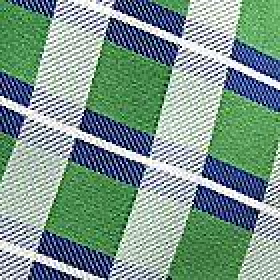
#> input picture test.JPG, 140 x 140 px (shown 2 times larger)
$ python process2.py ../test.JPG   (older library calls are emulated)
#> lines starting #> are read from the running program, lines starting #| are printed output that depends on the picture; after the words box and inside, x2 and y2 are one past the last pixel; in counts of white or black regions, pixels touching at a corner belong together
import cv2
import numpy as np
from matplotlib import pyplot as plt
import sys
kernel = np.ones((3,3),np.uint8)
if len(sys.argv) != 2:
    print ("%s input_file output_file" % (sys.argv[0]))
    sys.exit()
else:
    img = cv2.imread(sys.argv[1]) #Gray scale
#> img is the input picture: shape (140, 140, 3); mean B, G, R 139.4, 151.6, 123.4
    img2 = cv2.cvtColor(img, cv2.COLOR_BGR2GRAY)
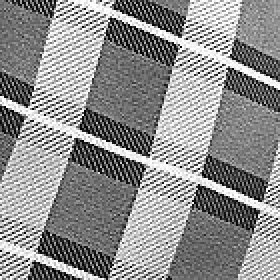
#> img2: shape (140, 140) (shown 2 times larger); min 1, max 255, mean 141.8
    cv2.imwrite('gray.jpeg',img2)
    blur = cv2.GaussianBlur(img2,(5,5),0) #Guassian blurrring
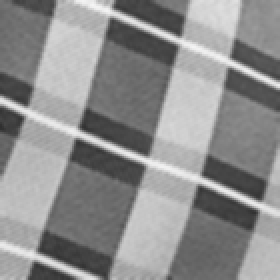
#> blur: shape (140, 140) (shown 2 times larger); min 47, max 245, mean 141.7

    #Otsu thresholding
    ret3,th = cv2.threshold(blur,0,255,cv2.THRESH_BINARY_INV+cv2.THRESH_OTSU)
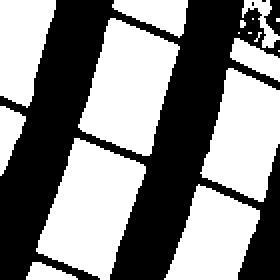
#> th: shape (140, 140) (shown 2 times larger); 52.1% white; 4 black regions (2 under 20 px)
#> ret3 = 143
    cv2.imwrite('Otsu.jpeg',th)

    #Dilation
    '''
    dilation = cv2.dilate(th,kernel,iterations = 5)
    cv2.imwrite('Dil.jpeg',dilation)
    '''

    #finding contours
    cnt, contours, hierarchy = cv2.findContours(th,cv2.RETR_TREE,cv2.CHAIN_APPROX_SIMPLE)
#> contours = 18 contours, 8 with area under 20; largest, box (x1, y1, x2, y2) and area: (18, 69, 73, 140) 2252, (39, 9, 90, 78) 2100, (100, 34, 140, 101) 1711, (82, 92, 130, 140) 1400, (0, 0, 28, 54) 1032
    cv2.imwrite('Cnt.jpeg',cnt)

    '''
    plt.subplot(2,2,1),plt.imshow(img2,"gray")
    plt.title('Original'),plt.xticks([]), plt.yticks([])
    plt.subplot(2,2,2),plt.imshow( blur,"gray")
    plt.title('After blurring'), plt.xticks([]), plt.yticks([])
    plt.subplot(2,2,3),plt.imshow( th, "gray")
    plt.title('OTSU'),plt.xticks([]), plt.yticks([])
    plt.subplot(2,2,4),plt.imshow( dilation, "gray")
    plt.title('Dilation'),plt.xticks([]), plt.yticks([])
    plt.show()
    '''
    k=cv2.waitKey(0)
#> (key Esc is pressed here)
    cv2.destroyAllWindows()

$ run again, on 2.JPG
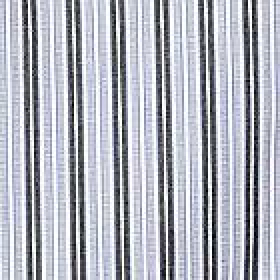
#> input picture 2.JPG, 140 x 140 px (shown 2 times larger)
#> img is the input picture: shape (140, 140, 3); mean B, G, R 189.4, 180, 177.2
#> `blur = cv2.GaussianBlur(img2,(5,5),0)`:
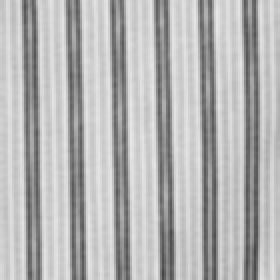
#> blur: shape (140, 140) (shown 2 times larger); min 68, max 231, mean 180.2
#> `ret3,th = cv2.threshold(blur,0,255,cv2.THRESH_BINARY_INV+cv2.THRESH_OT..`:
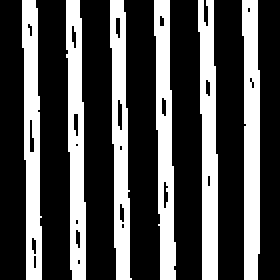
#> th: shape (140, 140) (shown 2 times larger); 31.3% white; 6 white regions
#> ret3 = 165
#> contours = 29 contours, 12 with area under 20; largest, box (x1, y1, x2, y2) and area: (121, 0, 130, 140) 942, (77, 0, 88, 140) 913, (11, 0, 21, 140) 912, (33, 0, 43, 140) 911, (99, 0, 109, 140) 903

$ run again, on 2.jpg
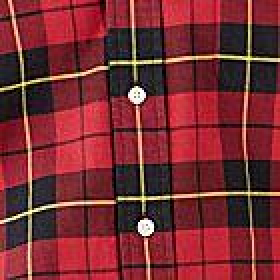
#> input picture 2.jpg, 140 x 140 px (shown 2 times larger)
#> img is the input picture: shape (140, 140, 3); mean B, G, R 50.3, 44.4, 120.2
#> `blur = cv2.GaussianBlur(img2,(5,5),0)`:
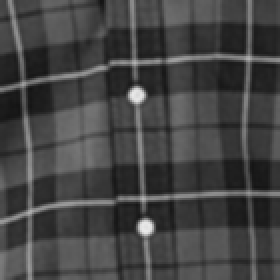
#> blur: shape (140, 140) (shown 2 times larger); min 19, max 233, mean 67.7
#> `ret3,th = cv2.threshold(blur,0,255,cv2.THRESH_BINARY_INV+cv2.THRESH_OT..`:
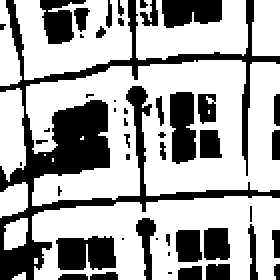
#> th: shape (140, 140) (shown 2 times larger); 66.8% white; 48 black regions (24 under 20 px)
#> ret3 = 75
#> contours = 45 contours, 26 with area under 20; largest, box (x1, y1, x2, y2) and area: (13, 30, 140, 103) 6017, (16, 98, 140, 140) 3922, (7, 0, 66, 40) 1446, (68, 0, 124, 30) 991, (27, 117, 59, 136) 484
